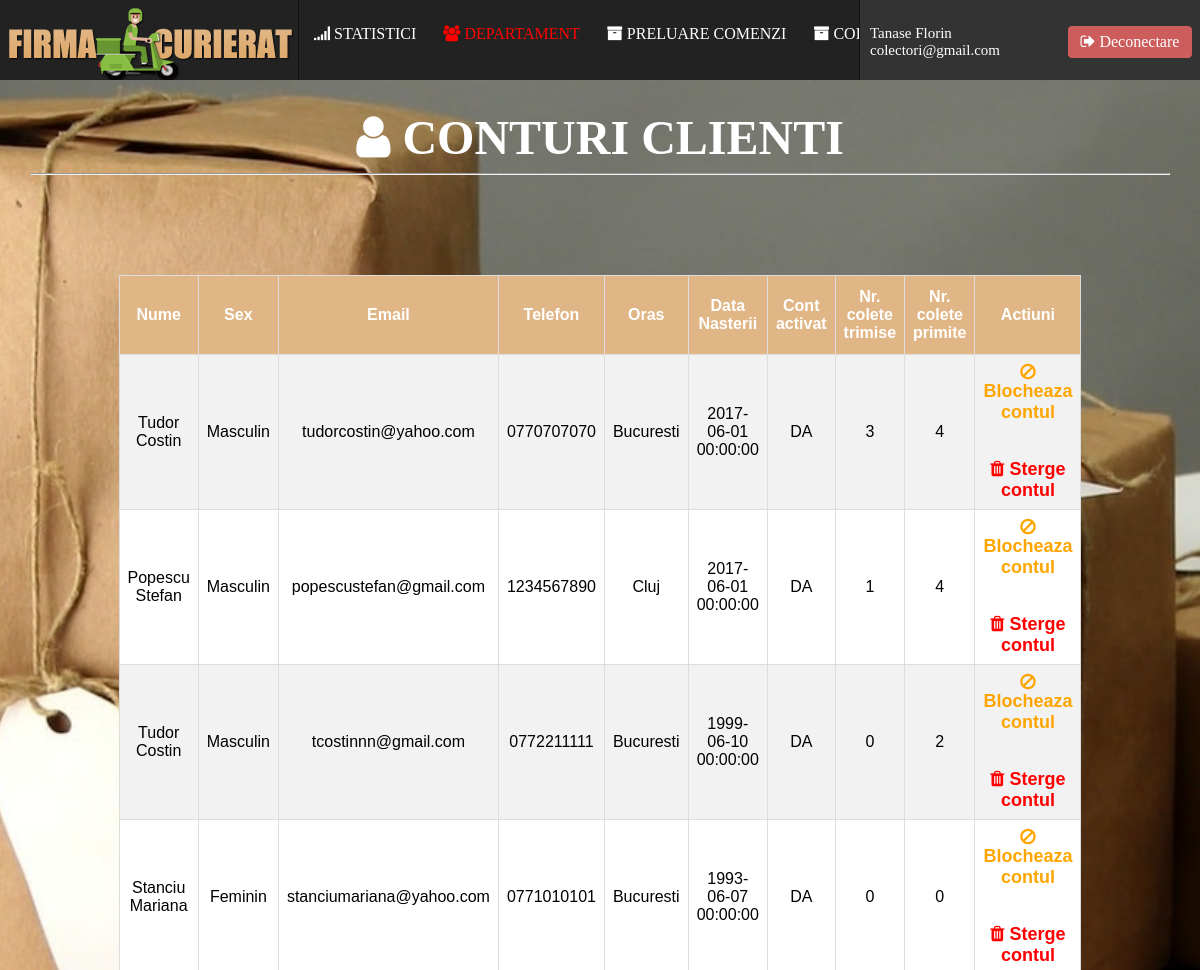
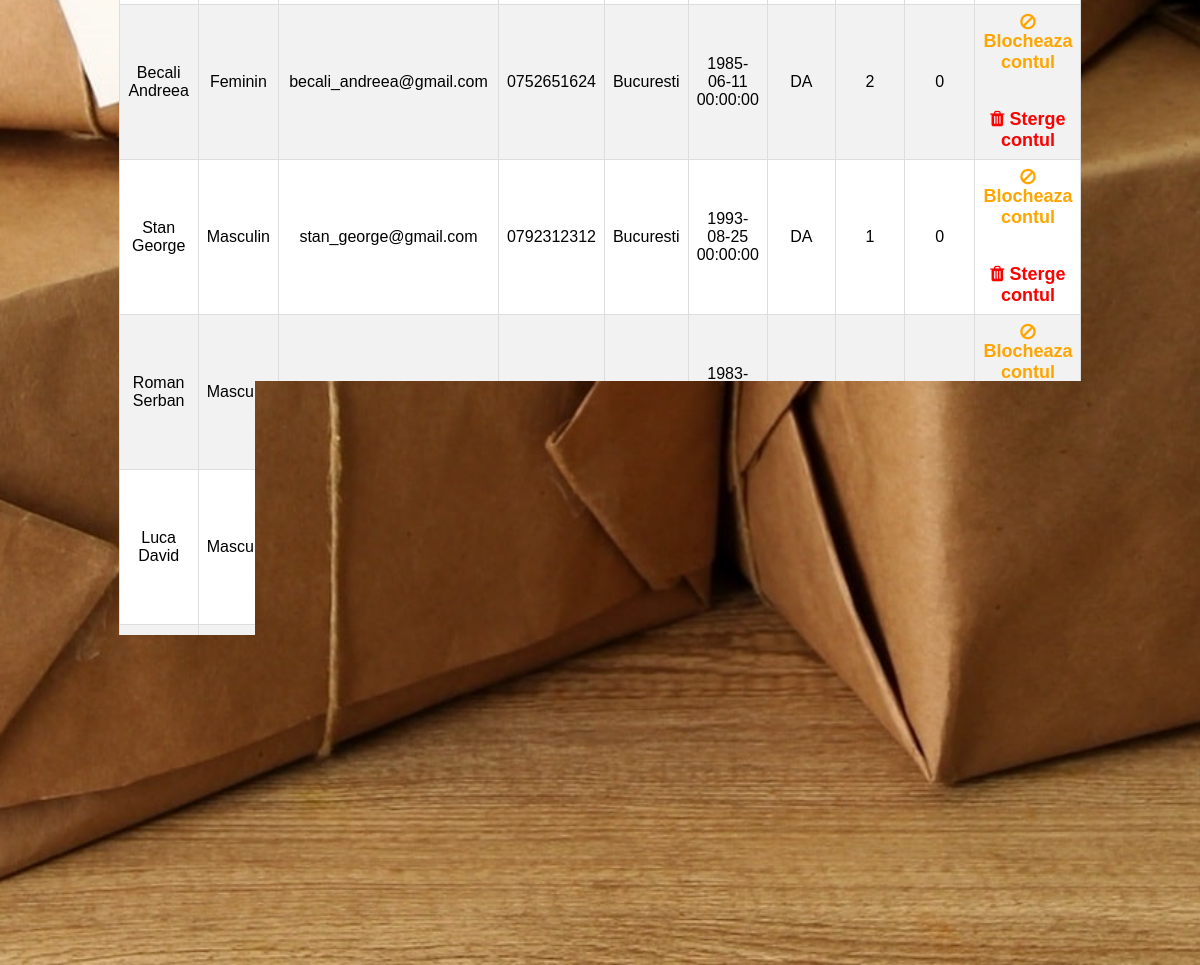
Screenshot of /angajati/clienti.php (signed in) with the database file from the repository (2 pictures, top to bottom).
### tables this page shows
CREATE TABLE IF NOT EXISTS `angajati` (
  `AngajatID` int(11) NOT NULL AUTO_INCREMENT,
  `DepartamentID` int(11) DEFAULT NULL,
  `Email` varchar(64) NOT NULL,
  `Parola` varchar(256) NOT NULL,
  `Nume` varchar(20) NOT NULL,
  `Prenume` varchar(20) NOT NULL,
  `CNP` varchar(13) NOT NULL,
  `Telefon` varchar(12) NOT NULL,
  `Sex` char(1) NOT NULL,
  PRIMARY KEY (`AngajatID`),
  KEY `FK_DepartamentAngajat` (`DepartamentID`)
);

CREATE TABLE IF NOT EXISTS `clienti` (
  `ClientID` int(11) NOT NULL AUTO_INCREMENT,
  `Email` varchar(64) NOT NULL,
  `Parola` varchar(256) DEFAULT NULL,
  `Telefon` varchar(12) DEFAULT NULL,
  `Nume` varchar(20) DEFAULT NULL,
  `Prenume` varchar(20) DEFAULT NULL,
  `Sex` char(1) DEFAULT NULL,
  `DataNasterii` datetime DEFAULT NULL,
  `Oras` varchar(20) DEFAULT NULL,
  `Judet` varchar(20) DEFAULT NULL,
  `Strada` varchar(40) DEFAULT NULL,
  `Numar` int(11) DEFAULT NULL,
  `Bloc` varchar(6) DEFAULT NULL,
  `Scara` varchar(6) DEFAULT NULL,
  `Etaj` int(11) DEFAULT NULL,
  `Apartament` int(11) DEFAULT NULL,
  `CodPostal` varchar(10) DEFAULT NULL,
  `CodAfiliat` varchar(20) DEFAULT NULL,
  `AfiliatID` int(11) DEFAULT NULL,
  `ContActivat` char(1) NOT NULL,
  PRIMARY KEY (`ClientID`),
  UNIQUE KEY `Email` (`Email`) USING BTREE,
  UNIQUE KEY `Telefon` (`Telefon`) USING BTREE,
  KEY `FK_AfiliatID` (`AfiliatID`)
);

### angajati/clienti.php (the view, shortened to what this page needs)
<?php
require_once("includes/Header.php");
?>
<font face="Trebuchet MS" size="7" color="white"><b><span class="fa fa-user"></span> CONTURI CLIENTI</b></font><hr>
<table id="clienti">
  <tr>
    <th style="text-align:center;">Nume</th>
    <th style="text-align:center;">Sex</th>
	<th style="text-align:center;">Email</th>
	<th style="text-align:center;">Telefon</th>
	<th style="text-align:center;">Oras</th>
	<th style="text-align:center;">Data Nasterii</th>
	<th style="text-align:center;">Cont activat</th>
	<th style="text-align:center;">Nr. colete trimise</th>
	<th style="text-align:center;">Nr. colete primite</th>
	<th style="text-align:center;">Actiuni</th>
  </tr>
<?php
$query = 'CALL SelectareClienti;';
$res = mysqli_query($DB, $query);
while($user = mysqli_fetch_array($res)){
?>
  <tr>
    <td><?php echo $user['Nume'] . ' ' . $user['Prenume'];?></td>
    <td><?php
		if($user['Sex'] == 'M') echo 'Masculin';
		else echo 'Feminin';
	?></td>
	<td><?=$user['Email'];?></td>
	<td><?=$user['Telefon'];?></td>
	<td><?=$user['Oras'];?></td>
	<td><?=$user['DataNasterii'];?></td>
    <td><?php
		if($user['ContActivat'] == 0) echo 'NU';
		else echo 'DA';
	?></td>
	<td><?=$user['NrColeteTrimise'];?></td>
	<td><?=$user['NrColetePrimite'];?></td>
	<td><?php
		if($user['ContActivat'] == 0) echo '<a href="tehnicclienti.php?action=1&clientid='. $user['ClientID'] .'"><b><font color="green" size="4"><span class="fa fa-check"></span> Activeaza contul</font></b></a><br><br><br>';
		else echo '<a href="tehnicclienti.php?action=2&clientid=' . $user['ClientID'] .'"><b><font color="orange" size="4"><span class="fa fa-ban"></span> Blocheaza contul</font></b></a><br><br><br>';
		echo '<a href="tehnicclienti.php?action=3&clientid=' . $user['ClientID'] .'"><b><font color="red" size="4"><span class="fa fa-trash"></span> Sterge contul</font></b></a>';
	?></td>
  </tr>
<?php } ?>

### angajati/includes/Header.php (shortened to what this page needs)
<?php
require_once("includes/Config.php");
if(isset($_SESSION['AngajatID'])){
			$query = 'CALL GetAngajatData(' . $_SESSION['AngajatID'] . ');';
			$result = mysqli_query($DB, $query);
			mysqli_next_result($DB);
			$user = mysqli_fetch_array($result, MYSQLI_ASSOC);
}
else{
	Header('Location: login.php');
}
?>
<head>
	<link rel="stylesheet" href="https://maxcdn.bootstrapcdn.com/font-awesome/4.5.0/css/font-awesome.min.css">
</head>
<body>
	<div class="banner">
	<img src="images/logo.png" alt="LOGO">
	</div>
	<div class="userinfo">
		<div class="userinfoContent">
			<?php
				echo $user['Nume'] . ' ' . $user['Prenume'] . '<br>';
				echo $user['Email'] . '<br>';
			?>
		</div>
		<div class="logoutdiv">
             <a href="?logout">
                  <span class="fa fa-sign-out" style="display:inline;">  </span>Deconectare
              </a>
		</div>
	</div>
	<div class="menu">
	<a href="statistici.php"><span class="fa fa-signal"></span> STATISTICI</a>
	<?php
		$qr = 'SELECT EsteManager(' . $_SESSION['AngajatID'] . ');';
		$qr_res = mysqli_query($DB, $qr);
		$manager = mysqli_fetch_array($qr_res, MYSQLI_BOTH);
		if($manager[0] == 'DA'){
	?>
		<a href="manager.php"><font color="red"><span class="fa fa-users"></span> DEPARTAMENT</font></a>
	<?php }
		if($user['DepartamentID'] == 1){ ?>
	<a href="adaugaangajat.php"><span class="fa fa-plus"></span> ADAUGA UN ANGAJAT</a>
	<a href="angajati.php"><span class="fa fa-cogs"></span> CONTURI ANGAJATI</a>
	<a href="clienti.php"><span class="fa fa-cogs"></span> CONTURI CLIENTI</a>
	<a href="orase.php"><span class="fa fa-cogs"></span> ORASE</a>
	<?php }else if($user['DepartamentID'] == 2){ ?>
		<a href="crearepromotii.php"><span class="fa fa-star"></span> CREARE PROMOTII</a>
		<a href="atribuirepromotii.php"><span class="fa fa-star"></span> ATRIBUIRE PROMOTII</a>
	<?php }else if($user['DepartamentID'] == 3){ ?>
		<a href="preluarecomenzi.php"><span class="fa fa-archive"></span> PRELUARE COMENZI</a>
		<a href="coletepreluate.php"><span class="fa fa-archive"></span> COLETE PRELUATE</a>
	<?php }else if($user['DepartamentID'] == 4){ ?>
		<a href="ridicarecolet.php"><span class="fa fa-archive"></span> RIDICARE COLETE </a>
		<a href="coleteridicate.php"><span class="fa fa-archive"></span> COLETE RIDICATE</a>
	<?php } ?>
	</div>
	<div class="pagecontent"><center>

### angajati/includes/Header.php (style rules this page uses)
.menu { z-index:100; overflow: hidden; background-color: #222; border-left: 1px solid #111; border-right: 1px solid #111; position: fixed; top: 0; width: -moz-calc(100% - 640px); width: -webkit-calc(100% - 640px); width: -o-calc(100% - 640px); width: calc(100% - 640px); right:340px; height:55px; white-space: nowrap; padding-top:25px; }
.menu a { margin: 8px; padding-top:35px; font-family: Verdana; font-size:16px; transition:0.6s; margin-left:15px; }
.banner { background-color:#222; height: 80px; overflow: hidden; position: fixed; top: 0px; left:0; z-index:100; width: 300px; cursor: pointer; }
.userinfo { background-color:#333; height: 80px; overflow: hidden; position: fixed; top: 0px; right:0; z-index:100; width: 340px; text-align:left; }
.userinfoContent { padding:10px; font-family: Trebuchet MS; font-size:15; color:white; margin-top:15px; }
.pagecontent { margin-top:80px; background: url('images/background.jpg') no-repeat center; background-size: cover; background-attachment: fixed; min-height:100%; padding:30px; }
.logoutdiv { background-color: indianred; width: 110px; float:right; padding:7px; cursor:pointer; text-align:center; position:fixed; top:25px; right:7px; font-family: Trebuchet MS; border-radius:5px; border:1px solid #333; transition:0.6s; }
body { margin: 0; padding: 0; }
a { text-decoration:none; color: white; }

### angajati/clienti.php (style rules this page uses)
#clienti { font-family: Arial, Helvetica, sans-serif; border-collapse: collapse; width: 70%; text-align:center; margin-top:100px; }
#clienti td, #clienti th { border: 1px solid #ddd; padding: 8px; }
#clienti tr:nth-child(even) { background-color: #f2f2f2; }
#clienti tr:nth-child(odd) { background-color: white; }
#clienti th { padding-top: 12px; padding-bottom: 12px; text-align: left; background-color: #E0B686; color: white; }

### rows the page displays
angajati: Nume "Tanase", Prenume "Florin", Email "colectori@gmail.com"
clienti: Nume "Tudor", Prenume "Costin", Sex "Masculin", Email "tudorcostin@yahoo.com", Telefon "0770707070", Oras "Bucuresti", DataNasterii "2017-06-01 00:00:00", ContActivat "DA", NrColeteTrimise "3", NrColetePrimite "4"
clienti: Nume "Popescu", Prenume "Stefan", Sex "Masculin", Email "popescustefan@gmail.com", Telefon "1234567890", Oras "Cluj", DataNasterii "2017-06-01 00:00:00", ContActivat "DA", NrColeteTrimise "1", NrColetePrimite "4"
clienti: Nume "Tudor", Prenume "Costin", Sex "Masculin", Email "tcostinnn@gmail.com", Telefon "0772211111", Oras "Bucuresti", DataNasterii "1999-06-10 00:00:00", ContActivat "DA", NrColeteTrimise "0", NrColetePrimite "2"
clienti: Nume "Stanciu", Prenume "Mariana", Sex "Feminin", Email "stanciumariana@yahoo.com", Telefon "0771010101", Oras "Bucuresti", DataNasterii "1993-06-07 00:00:00", ContActivat "DA", NrColeteTrimise "0", NrColetePrimite "0"
clienti: Nume "Becali", Prenume "Andreea", Sex "Feminin", Email "becali_andreea@gmail.com", Telefon "0752651624", Oras "Bucuresti", DataNasterii "1985-06-11 00:00:00", ContActivat "DA", NrColeteTrimise "2", NrColetePrimite "0"
clienti: Nume "Stan", Prenume "George", Sex "Masculin", Email "stan_george@gmail.com", Telefon "0792312312", Oras "Bucuresti", DataNasterii "1993-08-25 00:00:00", ContActivat "DA", NrColeteTrimise "1", NrColetePrimite "0"
clienti: Nume "Roman", Prenume "Serban", Sex "Masculin", Email "roman_serban@gmail.com", Telefon "0740240241", DataNasterii "1983-02-15 00:00:00", ContActivat "DA", NrColetePrimite "0"
clienti: Nume "Luca", Prenume "David", Sex "Masculin", Email "luca_david@gmail.com", Telefon "0771234567", DataNasterii "1995-07-10 00:00:00", NrColeteTrimise "2", NrColetePrimite "1"
clienti: Nume "Stefan", Email "stefan_cristian@gmail.com", Telefon "0721212112", Oras "Bucuresti", DataNasterii "1989-06-05 00:00:00", ContActivat "DA", NrColeteTrimise "2", NrColetePrimite "2"
clienti: Nume "Stancu", Prenume "Ana", Sex "Feminin", Email "stancu_ana@gmail.com", Telefon "0712124365", Oras "Bucuresti", DataNasterii "1998-06-16 00:00:00", ContActivat "DA", NrColeteTrimise "1", NrColetePrimite "0"
